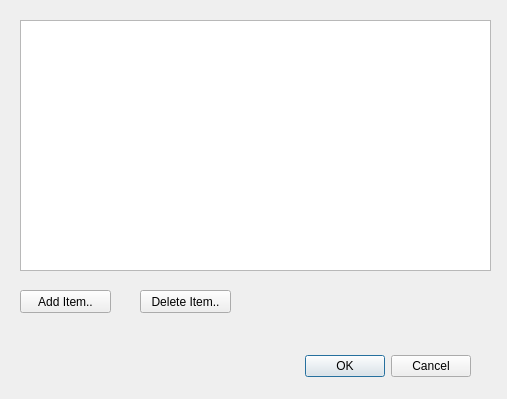
<?xml version="1.0" encoding="UTF-8"?>
<ui version="4.0">
 <class>Dialog</class>
 <widget class="QDialog" name="Dialog">
  <property name="geometry">
   <rect>
    <x>0</x>
    <y>0</y>
    <width>507</width>
    <height>399</height>
   </rect>
  </property>
  <property name="windowTitle">
   <string>Dialog</string>
  </property>
  <widget class="QDialogButtonBox" name="buttonBox">
   <property name="geometry">
    <rect>
     <x>130</x>
     <y>350</y>
     <width>341</width>
     <height>32</height>
    </rect>
   </property>
   <property name="orientation">
    <enum>Qt::Horizontal</enum>
   </property>
   <property name="standardButtons">
    <set>QDialogButtonBox::Cancel|QDialogButtonBox::Ok</set>
   </property>
  </widget>
  <widget class="QListWidget" name="audioList">
   <property name="geometry">
    <rect>
     <x>20</x>
     <y>20</y>
     <width>471</width>
     <height>251</height>
    </rect>
   </property>
   <property name="font">
    <font>
     <family>Consolas</family>
     <pointsize>10</pointsize>
     <weight>75</weight>
     <bold>true</bold>
    </font>
   </property>
  </widget>
  <widget class="QPushButton" name="addItems">
   <property name="geometry">
    <rect>
     <x>20</x>
     <y>290</y>
     <width>91</width>
     <height>23</height>
    </rect>
   </property>
   <property name="text">
    <string>Add Item..</string>
   </property>
  </widget>
  <widget class="QPushButton" name="deleteItems">
   <property name="geometry">
    <rect>
     <x>140</x>
     <y>290</y>
     <width>91</width>
     <height>23</height>
    </rect>
   </property>
   <property name="text">
    <string>Delete Item..</string>
   </property>
  </widget>
 </widget>
 <resources/>
 <connections>
  <connection>
   <sender>buttonBox</sender>
   <signal>accepted()</signal>
   <receiver>Dialog</receiver>
   <slot>accept()</slot>
   <hints>
    <hint type="sourcelabel">
     <x>248</x>
     <y>254</y>
    </hint>
    <hint type="destinationlabel">
     <x>157</x>
     <y>274</y>
    </hint>
   </hints>
  </connection>
  <connection>
   <sender>buttonBox</sender>
   <signal>rejected()</signal>
   <receiver>Dialog</receiver>
   <slot>reject()</slot>
   <hints>
    <hint type="sourcelabel">
     <x>316</x>
     <y>260</y>
    </hint>
    <hint type="destinationlabel">
     <x>286</x>
     <y>274</y>
    </hint>
   </hints>
  </connection>
 </connections>
</ui>
